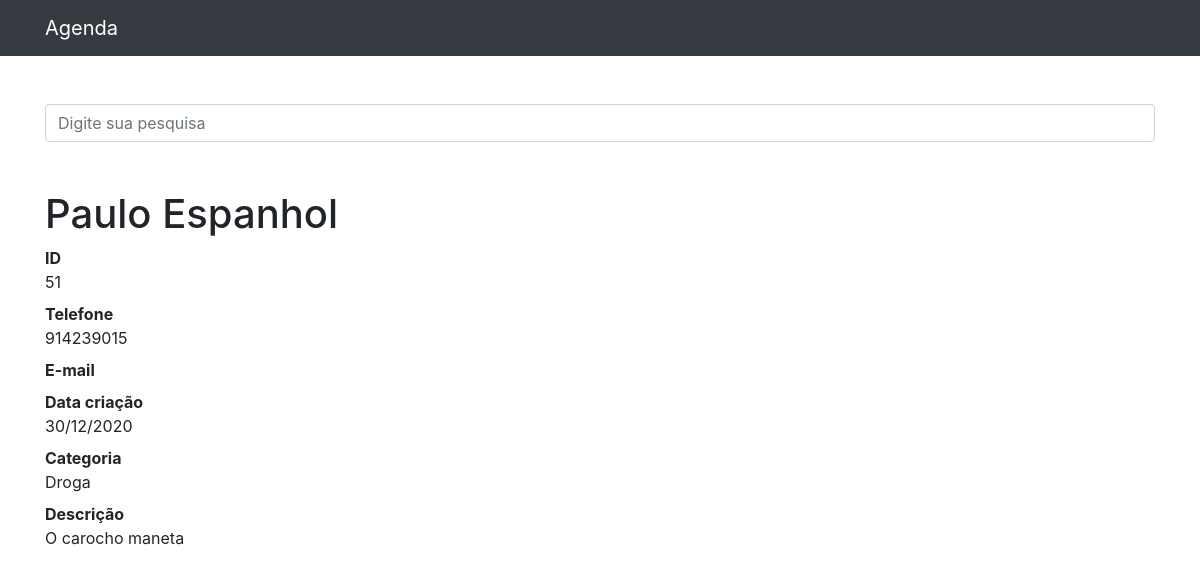
The page /51 on the database its author committed.
### contactos/models.py (models this page shows, shortened)
class Contacto(models.Model):
    nome = models.CharField('Nome', max_length=100)
    apelido = models.CharField('Apelido', max_length=100, blank=True)
    telefone = models.CharField('Telefone', max_length=15, unique=True)
    email = models.EmailField('E-mail', blank=True)
    data_criacao = models.DateTimeField('Data de criação', default=timezone.now)
    descricao = models.TextField(blank=True)
    categoria = models.ForeignKey(Categoria, on_delete=models.DO_NOTHING)
    mostrar = models.BooleanField(default=True)
    foto = models.ImageField('Foto', blank=True, upload_to='fotos')

class Categoria(models.Model):
    nome = models.CharField(max_length=200)
    def __str__(self):
        return self.nome

### contactos/views.py (the view)
# urls.py: path('<int:id>', views.detalhe, name='detalhe'),
def detalhe(request, id):
    contacto = get_object_or_404(Contacto, id=id)
    if not contacto.mostrar:
        raise Http404
    return render(request, 'contactos/detalhe.html', {'contacto': contacto})

### contactos/templates/contactos/detalhe.html (shortened to what this page needs)
{% extends 'base.html' %}
{% block conteudo %}
<h1 class="mt-5">{{ contacto.nome}} {{ contacto.apelido }}</h1>
<dl>
  <dt>ID</dt>
  <dd>{{ contacto.id }}</dd>
  <dt>Telefone</dt>
  <dd>{{ contacto.telefone }}</dd>
  <dt>E-mail</dt>
  <dt>Data criação</dt>
  <dd>{{ contacto.data_criacao|date:'d/m/Y' }}</dd>
  <dt>Categoria</dt>
  <dd>{{ contacto.categoria }}</dd>
  {% if contacto.descricao %}
  <dt>Descrição</dt>
  <dd>{{ contacto.descricao }}</dd>
  {% endif %}
</dl>
{% endblock %}

### rows shown on the page
Contacto: nome "Paulo", apelido "Espanhol", id "51", telefone "914239015", data_criacao "30/12/2020", categoria "Droga", descricao "O carocho maneta"
